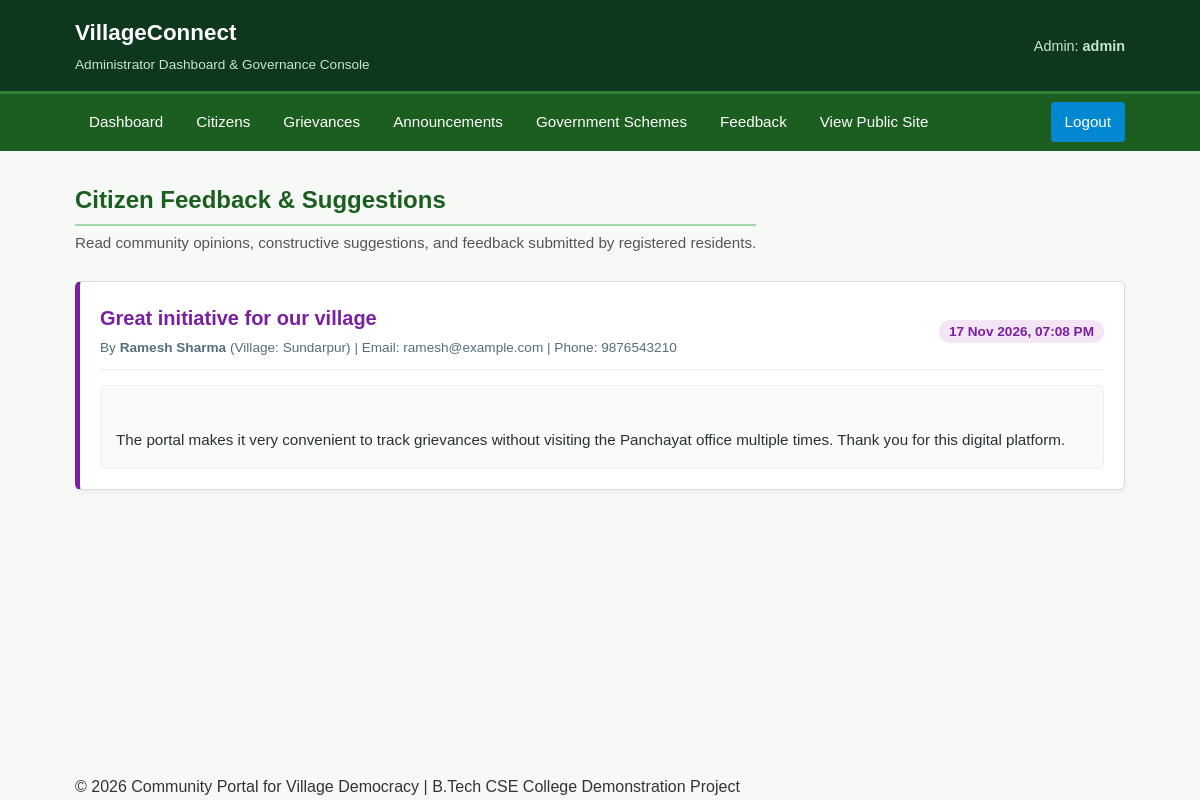
Screenshot of /admin/manage_feedback.php (signed in) with the database file from the repository.
### tables this page shows
CREATE TABLE IF NOT EXISTS `feedback` (
    `id` INT AUTO_INCREMENT PRIMARY KEY,
    `citizen_id` INT NOT NULL,
    `subject` VARCHAR(200) NOT NULL,
    `message` TEXT NOT NULL,
    `created_at` TIMESTAMP DEFAULT CURRENT_TIMESTAMP,
    FOREIGN KEY (`citizen_id`) REFERENCES `citizens`(`id`) ON DELETE CASCADE
);

CREATE TABLE IF NOT EXISTS `citizens` (
    `id` INT AUTO_INCREMENT PRIMARY KEY,
    `full_name` VARCHAR(100) NOT NULL,
    `email` VARCHAR(100) NOT NULL UNIQUE,
    `phone` VARCHAR(15) NOT NULL,
    `village_name` VARCHAR(100) NOT NULL,
    `password` VARCHAR(255) NOT NULL,
    `created_at` TIMESTAMP DEFAULT CURRENT_TIMESTAMP
);

### admin/manage_feedback.php (the view, shortened to what this page needs)
<?php
require_once "../config/db.php";
$admin_username = $_SESSION['admin_username'] ?? 'admin';
$query = "SELECT f.id, f.subject, f.message, f.created_at,
                 c.full_name as citizen_name, c.email as citizen_email, c.phone as citizen_phone, c.village_name
          FROM feedback f
          JOIN citizens c ON f.citizen_id = c.id
          ORDER BY f.created_at DESC";
$result = mysqli_query($conn, $query);
?>
<!DOCTYPE html>
<html lang="en">
<head>
    <link rel="stylesheet" href="../assets/css/style.css">
</head>
<body>
    <header class="top-header" style="background-color: #0d381e;">
        <div class="container header-content">
            <div>
                <a href="dashboard.php" class="brand-title">
                    VillageConnect
                </a>
                <span class="brand-subtitle">Administrator Dashboard & Governance Console</span>
            </div>
            <div>
                <span style="color: #c8e6c9; font-size: 0.9rem;">
                    Admin: <strong><?php echo htmlspecialchars($admin_username); ?></strong>
                </span>
            </div>
        </div>
    </header>
    <nav class="navbar" style="background-color: #1b5e20;">
        <div class="container">
            <ul class="nav-links">
                <li><a href="dashboard.php">Dashboard</a></li>
                <li><a href="manage_citizens.php">Citizens</a></li>
                <li><a href="manage_grievances.php">Grievances</a></li>
                <li><a href="manage_announcements.php">Announcements</a></li>
                <li><a href="manage_schemes.php">Government Schemes</a></li>
                <li><a href="manage_feedback.php" class="active">Feedback</a></li>
                <li><a href="../index.php" target="_blank">View Public Site</a></li>
                <li class="nav-right"><a href="logout.php" class="nav-highlight">Logout</a></li>
            </ul>
        </div>
    </nav>
    <main class="main-content">
        <div class="container">
            <div style="display: flex; justify-content: space-between; align-items: center; flex-wrap: wrap; gap: 15px; margin-bottom: 25px;">
                <div>
                    <h1 class="section-title" style="margin-bottom: 5px;">Citizen Feedback & Suggestions</h1>
                    <p class="section-desc" style="margin-bottom: 0;">
                        Read community opinions, constructive suggestions, and feedback submitted by registered residents.
                    </p>
                </div>
            </div>
            <?php if ($result && mysqli_num_rows($result) > 0): ?>
                <div style="display: flex; flex-direction: column; gap: 20px;">
                    <?php while ($row = mysqli_fetch_assoc($result)): ?>
                        <div class="card" style="border-left: 5px solid #7b1fa2;">
                            <div class="card-header" style="flex-wrap: wrap; gap: 10px;">
                                <div>
                                    <h2 class="card-title" style="color: #7b1fa2; font-size: 1.25rem;">
                                        <?php echo htmlspecialchars($row['subject']); ?>
                                    </h2>
                                    <span style="font-size: 0.85rem; color: #546e7a;">
                                        By <strong><?php echo htmlspecialchars($row['citizen_name']); ?></strong> (Village: <?php echo htmlspecialchars($row['village_name']); ?>) |
                                        Email: <?php echo htmlspecialchars($row['citizen_email']); ?> |
                                        Phone: <?php echo htmlspecialchars($row['citizen_phone']); ?>
                                    </span>
                                </div>
                                <div>
                                    <span style="font-size: 0.85rem; background: #f3e5f5; color: #7b1fa2; padding: 4px 10px; border-radius: 12px; font-weight: 600;">
                                        <?php echo date("d M Y, h:i A", strtotime($row['created_at'])); ?>
                                    </span>
                                </div>
                            </div>
                            <div style="background-color: #fafafa; border: 1px solid #eeeeee; border-radius: 6px; padding: 15px; margin-top: 10px;">
                                <p style="color: #263238; line-height: 1.7; font-size: 0.95rem; margin-bottom: 0; white-space: pre-line;">
                                    <?php echo htmlspecialchars($row['message']); ?>
                                </p>
                            </div>
                        </div>
                    <?php endwhile; ?>
                </div>
            <?php endif; ?>
        </div>
    </main>
    <footer class="site-footer">
        <div class="container text-center">
            <div class="footer-bottom">
                <p>&copy; <?php echo date("Y"); ?> Community Portal for Village Democracy | B.Tech CSE College Demonstration Project</p>
            </div>
        </div>
    </footer>
</body>
</html>

### assets/css/style.css (style rules this page uses)
* { margin: 0; padding: 0; box-sizing: border-box; }
body { font-family: 'Segoe UI', Tahoma, Geneva, Verdana, sans-serif; background-color: #f4f8fa; color: #2c3e50; font-family: Arial, Helvetica, sans-serif; background-color: #f7f9f7; color: #333333; line-height: 1.6; display: flex; flex-direction: column; min-height: 100vh; }
.container { width: 90%; max-width: 1200px; max-width: 1100px; margin: 0 auto; padding: 0 15px; }
.top-header { background-color: #1b5e20; background-color: #1b5e20; color: #ffffff; padding: 14px 0; box-shadow: 0 2px 8px rgba(0, 0, 0, 0.12); padding: 15px 0; border-bottom: 3px solid #2e7d32; }
.header-content { display: flex; justify-content: space-between; align-items: center; flex-wrap: wrap; gap: 10px; }
.brand-title { font-size: 1.35rem; font-weight: 700; font-size: 1.4rem; font-weight: bold; color: #ffffff; text-decoration: none; display: flex; align-items: center; gap: 8px; }
.brand-subtitle { font-size: 0.8rem; font-weight: normal; font-size: 0.85rem; color: #c8e6c9; display: block; color: #c8e6c9; margin-top: 3px; }
.navbar { background-color: #2e7d32; border-bottom: 3px solid #81c784; background-color: #2e7d32; border-bottom: 1px solid #1b5e20; }
.nav-links { list-style: none; display: flex; flex-wrap: wrap; gap: 4px; padding: 6px 0; gap: 5px; padding: 8px 0; }
.nav-links li a { color: #ffffff; text-decoration: none; padding: 9px 14px; padding: 8px 14px; border-radius: 4px; font-size: 0.95rem; display: inline-block; font-size: 0.95rem; font-weight: 500; transition: background-color 0.2s ease, color 0.2s ease; }
.nav-links li a:hover, .nav-links li a.active { background-color: #1b5e20; color: #ffffff; }
.nav-links li a.nav-highlight { background-color: #0288d1; color: #ffffff; }
.nav-links li.nav-right { margin-left: auto; }
.main-content { flex: 1; padding: 35px 0; padding: 30px 0; }
.section-title { font-size: 1.7rem; font-size: 1.5rem; color: #1b5e20; margin-bottom: 20px; padding-bottom: 8px; margin-bottom: 15px; padding-bottom: 5px; border-bottom: 2px solid #a5d6a7; position: relative; }
.section-desc { font-size: 1rem; color: #546e7a; margin-bottom: 25px; font-size: 0.95rem; color: #555555; margin-bottom: 20px; }
.card { background-color: #ffffff; border-radius: 8px; border: 1px solid #e0e0e0; box-shadow: 0 2px 6px rgba(0, 0, 0, 0.05); padding: 22px; margin-bottom: 22px; transition: transform 0.2s ease, box-shadow 0.2s ease; border: 1px solid #dcdcdc; border-radius: 6px; padding: 20px; margin-bottom: 20px; }
.card-header { border-bottom: 1px solid #f0f0f0; padding-bottom: 12px; margin-bottom: 14px; border-bottom: 1px solid #eeeeee; padding-bottom: 10px; margin-bottom: 15px; display: flex; justify-content: space-between; align-items: center; }
.card-title { font-size: 1.25rem; font-size: 1.2rem; color: #1b5e20; font-weight: 600; font-weight: bold; }

### rows the page displays
feedback: subject "Great initiative for our village", citizen.full_name "Ramesh Sharma", citizen.village_name "Sundarpur", citizen.email "ramesh@example.com", citizen.phone "9876543210", created_at "17 Nov 2026, 07:08 PM", message "The portal makes it very convenient to track grievances without visiting the Panchayat office multiple times. Thank you for this digital platform."

### other values shown
$admin_username "admin"
